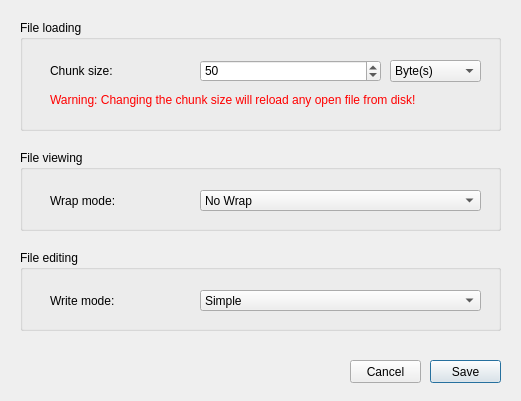
<?xml version="1.0" encoding="UTF-8"?>
<ui version="4.0">
 <class>PreferencesDialog</class>
 <widget class="QDialog" name="PreferencesDialog">
  <property name="geometry">
   <rect>
    <x>0</x>
    <y>0</y>
    <width>521</width>
    <height>401</height>
   </rect>
  </property>
  <property name="sizePolicy">
   <sizepolicy hsizetype="Preferred" vsizetype="Preferred">
    <horstretch>0</horstretch>
    <verstretch>0</verstretch>
   </sizepolicy>
  </property>
  <property name="minimumSize">
   <size>
    <width>521</width>
    <height>401</height>
   </size>
  </property>
  <property name="maximumSize">
   <size>
    <width>521</width>
    <height>401</height>
   </size>
  </property>
  <property name="windowTitle">
   <string>Preferences</string>
  </property>
  <widget class="QGroupBox" name="groupBox">
   <property name="geometry">
    <rect>
     <x>20</x>
     <y>20</y>
     <width>481</width>
     <height>111</height>
    </rect>
   </property>
   <property name="title">
    <string>File loading</string>
   </property>
   <widget class="QLabel" name="label">
    <property name="geometry">
     <rect>
      <x>30</x>
      <y>40</y>
      <width>131</width>
      <height>21</height>
     </rect>
    </property>
    <property name="text">
     <string>Chunk size:</string>
    </property>
   </widget>
   <widget class="QSpinBox" name="chunkSizeSpinBox">
    <property name="geometry">
     <rect>
      <x>180</x>
      <y>40</y>
      <width>181</width>
      <height>22</height>
     </rect>
    </property>
    <property name="maximum">
     <number>999999999</number>
    </property>
    <property name="value">
     <number>50</number>
    </property>
   </widget>
   <widget class="QLabel" name="label_3">
    <property name="geometry">
     <rect>
      <x>30</x>
      <y>70</y>
      <width>431</width>
      <height>21</height>
     </rect>
    </property>
    <property name="styleSheet">
     <string notr="true">color: rgb(255, 0, 0);</string>
    </property>
    <property name="text">
     <string>&lt;html&gt;&lt;head/&gt;&lt;body&gt;&lt;p&gt;Warning: Changing the chunk size will reload any open file from disk!&lt;/p&gt;&lt;/body&gt;&lt;/html&gt;</string>
    </property>
    <property name="textFormat">
     <enum>Qt::AutoText</enum>
    </property>
   </widget>
   <widget class="QComboBox" name="byteSizeComboBox">
    <property name="geometry">
     <rect>
      <x>370</x>
      <y>40</y>
      <width>91</width>
      <height>22</height>
     </rect>
    </property>
    <property name="currentText">
     <string>Byte(s)</string>
    </property>
    <property name="frame">
     <bool>true</bool>
    </property>
    <item>
     <property name="text">
      <string>Byte(s)</string>
     </property>
    </item>
    <item>
     <property name="text">
      <string>Kilobyte(s)</string>
     </property>
    </item>
    <item>
     <property name="text">
      <string>Megabyte(s)</string>
     </property>
    </item>
    <item>
     <property name="text">
      <string>Gigabyte(s)</string>
     </property>
    </item>
   </widget>
  </widget>
  <widget class="QPushButton" name="saveButton">
   <property name="geometry">
    <rect>
     <x>430</x>
     <y>360</y>
     <width>71</width>
     <height>23</height>
    </rect>
   </property>
   <property name="text">
    <string>Save</string>
   </property>
  </widget>
  <widget class="QPushButton" name="cancelButton">
   <property name="geometry">
    <rect>
     <x>350</x>
     <y>360</y>
     <width>71</width>
     <height>23</height>
    </rect>
   </property>
   <property name="text">
    <string>Cancel</string>
   </property>
  </widget>
  <widget class="QGroupBox" name="groupBox_2">
   <property name="geometry">
    <rect>
     <x>20</x>
     <y>150</y>
     <width>481</width>
     <height>81</height>
    </rect>
   </property>
   <property name="title">
    <string>File viewing</string>
   </property>
   <widget class="QLabel" name="label_2">
    <property name="geometry">
     <rect>
      <x>30</x>
      <y>40</y>
      <width>131</width>
      <height>21</height>
     </rect>
    </property>
    <property name="text">
     <string>Wrap mode:</string>
    </property>
   </widget>
   <widget class="QComboBox" name="wrapModeComboBox">
    <property name="geometry">
     <rect>
      <x>180</x>
      <y>40</y>
      <width>281</width>
      <height>21</height>
     </rect>
    </property>
    <item>
     <property name="text">
      <string>No Wrap</string>
     </property>
    </item>
    <item>
     <property name="text">
      <string>Word Wrap</string>
     </property>
    </item>
    <item>
     <property name="text">
      <string>Wrap Anywhere</string>
     </property>
    </item>
    <item>
     <property name="text">
      <string>Wrap At Word Boundary Or Anywhere</string>
     </property>
    </item>
   </widget>
  </widget>
  <widget class="QGroupBox" name="groupBox_3">
   <property name="geometry">
    <rect>
     <x>20</x>
     <y>250</y>
     <width>481</width>
     <height>81</height>
    </rect>
   </property>
   <property name="title">
    <string>File editing</string>
   </property>
   <widget class="QLabel" name="label_4">
    <property name="geometry">
     <rect>
      <x>30</x>
      <y>40</y>
      <width>131</width>
      <height>21</height>
     </rect>
    </property>
    <property name="text">
     <string>Write mode:</string>
    </property>
   </widget>
   <widget class="QComboBox" name="writeModeComboBox">
    <property name="geometry">
     <rect>
      <x>180</x>
      <y>40</y>
      <width>281</width>
      <height>21</height>
     </rect>
    </property>
    <item>
     <property name="text">
      <string>Simple</string>
     </property>
    </item>
    <item>
     <property name="text">
      <string>Complex</string>
     </property>
    </item>
   </widget>
  </widget>
 </widget>
 <resources/>
 <connections/>
</ui>
